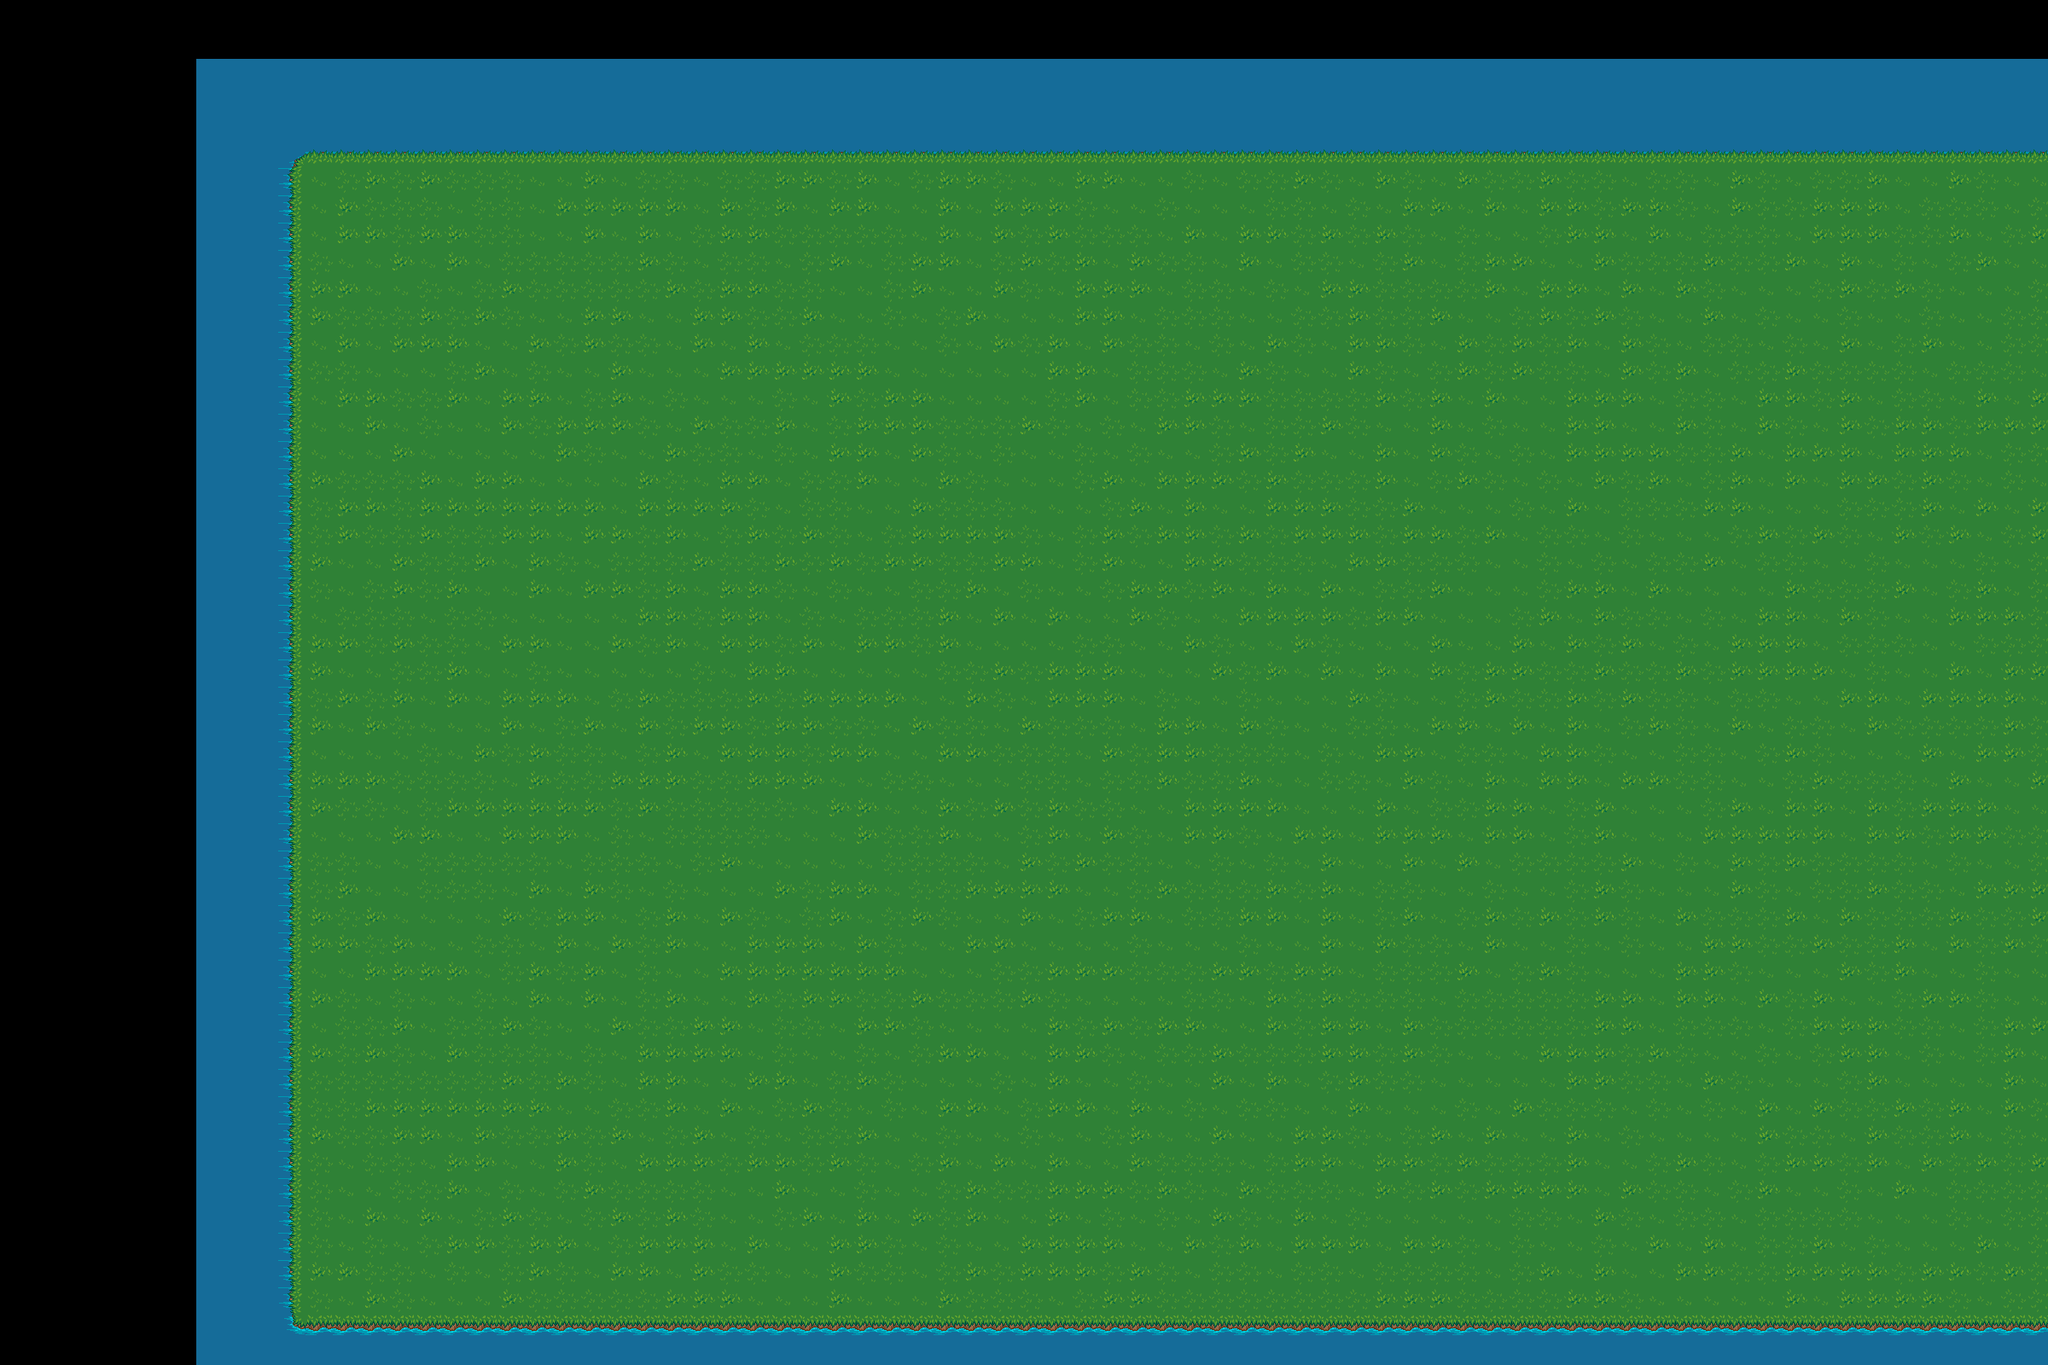

The image is a tile-based game level rendered from a .tmx file. Its description and source (layers, tilesets, objects; grid data summarised) follow:
An orthogonal 75x50 tile map with 32x32 px tiles, 1 tile layer (Tile Layer 1), 2 tilesets.

<map version="2017.05.16" orientation="orthogonal" renderorder="right-down" width="75" height="50" tilewidth="32" tileheight="32" nextobjectid="1">
 <tileset firstgid="1" source="Tiles/tilesets/grass.tsx" />
 <tileset firstgid="19" source="Tiles/tilesets/watergrass.tsx" />
 <layer name="Tile Layer 1" width="75" height="50" offsetx="230.303" offsety="69.697">
  <data>[3750 cells, 3750 non-empty, 12 distinct tile ids]</data>
 </layer>
</map>
